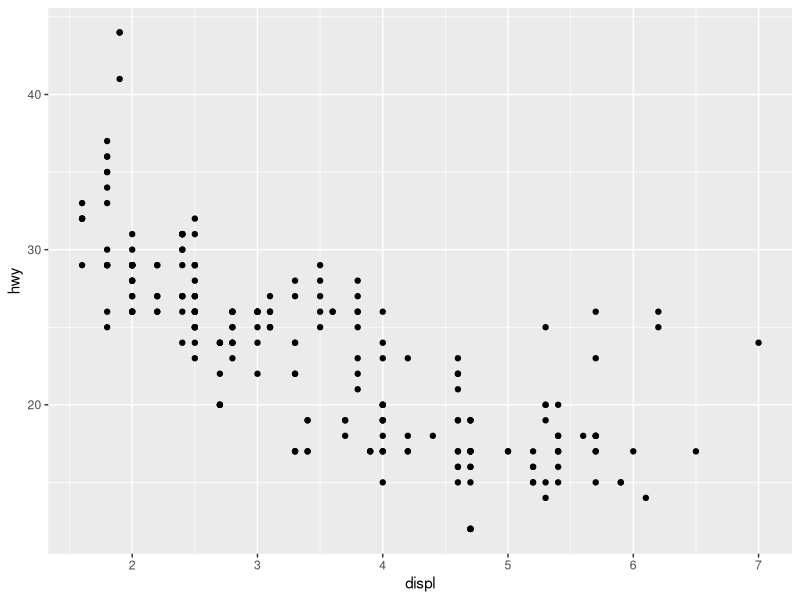
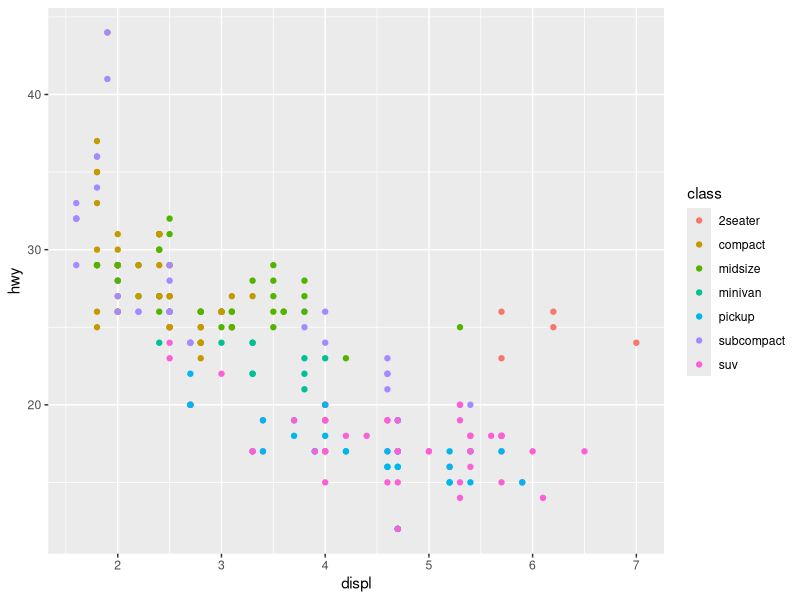
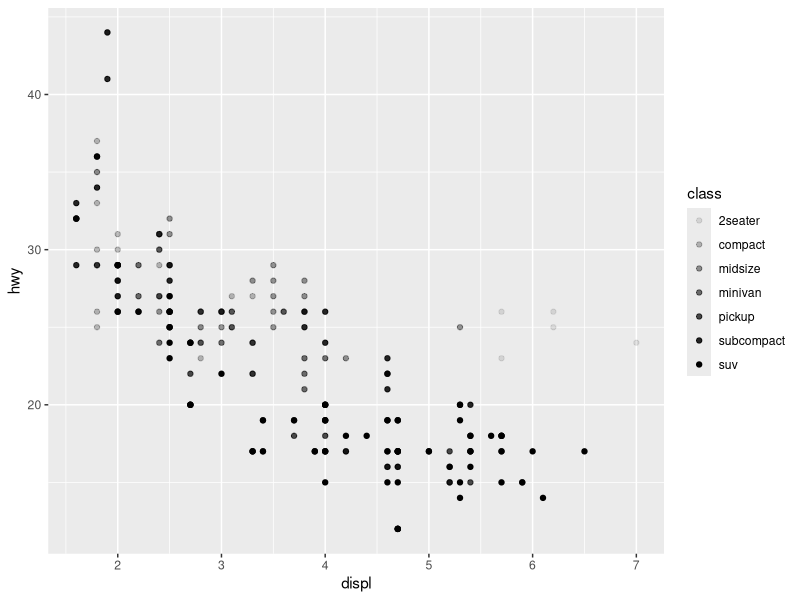
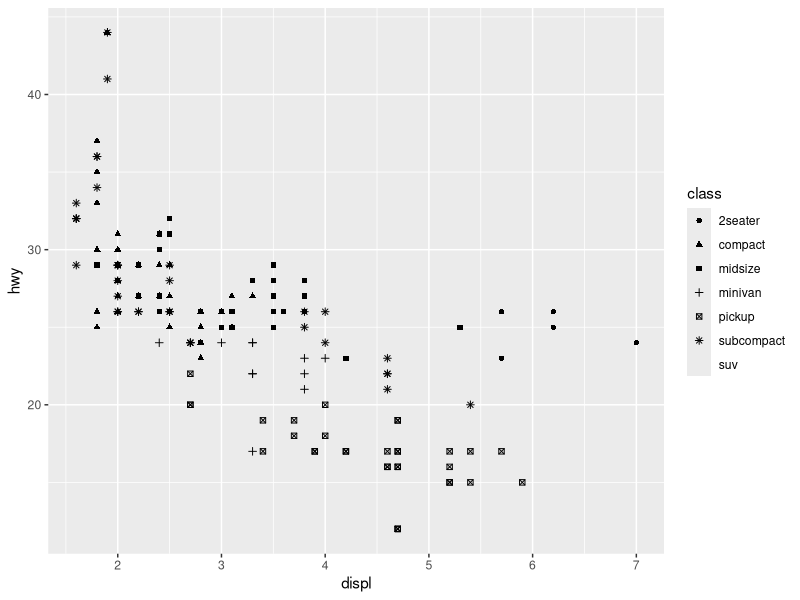
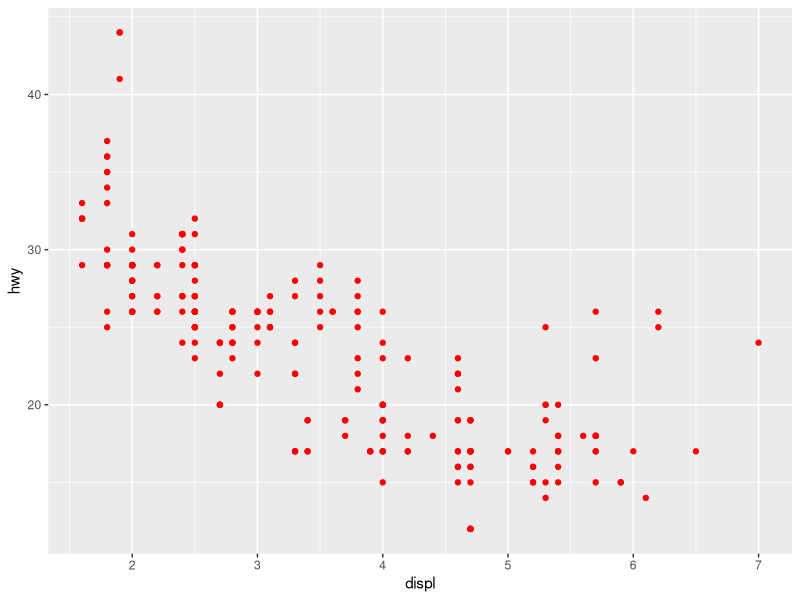
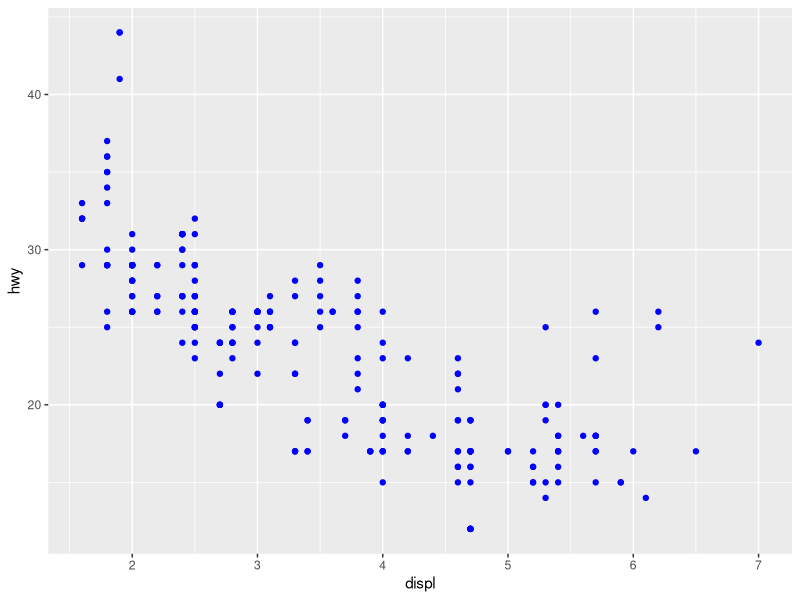
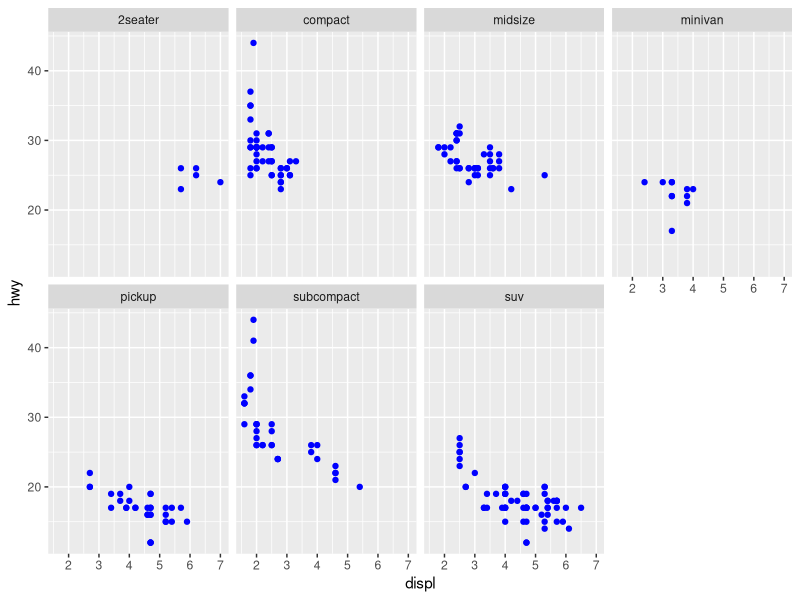
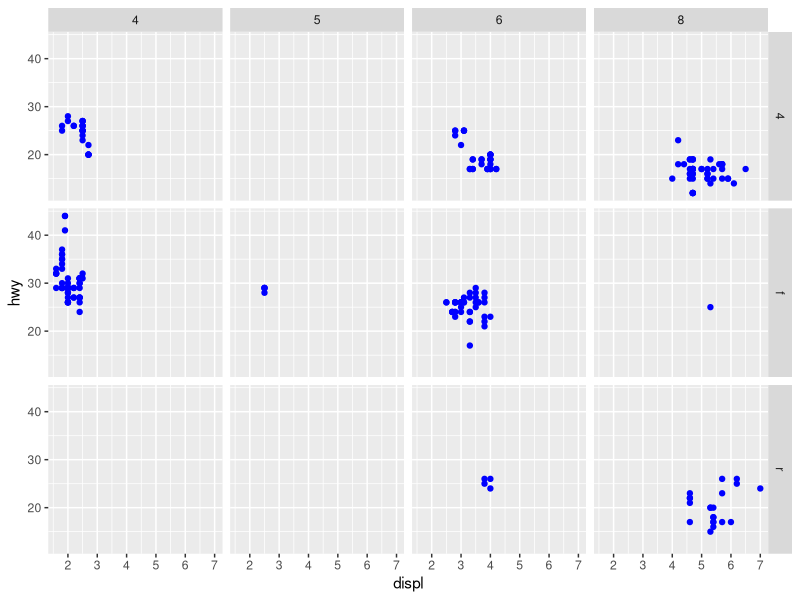

Write R code to recreate these figures, in order.
# carregando pacote

library(tidyverse)
# perguntas que iremos responder

# Carros com motores grandes usam mais combustível do que carros com motores 
# pequenos?
  
# Qual é a relação entre o tamanho do motor e a eficiência de combustível? 
# É positivo? Negativo? Linear? Não linear?

# banco de dados
?mpg

# criando o gráfico
ggplot(data = mpg)+
  geom_point(
    mapping = aes(x = displ, y = hwy))

# mapeamentos estéticos
ggplot(data= mpg)+
  geom_point(
    mapping = aes(x = displ, y = hwy, color = class))

# tamanho dos pontos, com erro, pois a variável class não é ordenada
ggplot(data = mpg)+
  geom_point(
    mapping = aes(x = displ, y = hwy, alpha = class))

# mudando o shape, com erro, pois o ggplot só plota 6 variáveis de uma vez. 
ggplot(data = mpg)+
  geom_point(
    mapping = aes(x = displ, y = hwy, shape = class))

# mudando as cores dos pontos
ggplot(data = mpg)+
  geom_point(
    mapping = aes(x = displ, y = hwy), color = "red")

ggplot(data = mpg)+
  geom_point(
    mapping = aes(x = displ, y = hwy), color = "blue")

# facetas

# facetando o gráfico com 2 variáveis
ggplot(data = mpg)+
  geom_point(mapping = aes(x = displ, y = hwy), color = "blue")+
  facet_wrap(~ class, nrow = 2)

# facetando o gráfico na combinação de duas variáveis
ggplot(data = mpg)+
  geom_point(mapping = aes(x = displ, y = hwy), color = "blue")+
  facet_grid(drv ~ cyl)

# em nível de colunas
ggplot(data = mpg)+
  geom_point(mapping = aes(x = displ, y = hwy), color = "blue")+
  facet_grid(. ~ cyl)

# objetos geométricos
ggplot(data = mpg)+
  geom_smooth(
    mapping = aes(x = displ, y = hwy))
# mudando o tipo de linha e mudando a cor da linha
ggplot(data = mpg)+
  geom_smooth(
    mapping = aes(x = displ, y = hwy, linetype = drv), color = "red")

# adicionando os pontos 
ggplot(data = mpg)+
  geom_smooth(mapping = aes(x = displ, y = hwy, linetype = drv), color = "blue")+
  geom_point(mapping = aes(x = displ, y = hwy))

# mais geoms: https://exts.ggplot2.tidyverse.org/gallery/

# folha de dicas:  http://rstudio.com/resources/cheatsheets

# group para uma variável categórica para desenhar vários objetos.
ggplot(data = mpg)+
  geom_smooth(mapping = aes(x = displ, y = hwy))

# agrupando por drv. É importante lembrar que a cor não é adicionada automáticamente
ggplot(data = mpg)+
  geom_smooth(mapping = aes(x = displ, y = hwy, group = drv))

# adicionando a cor.
ggplot(data = mpg) +
  geom_smooth(
    mapping = aes(x = displ, y = hwy, color = drv),
    show.legend = F
  )


# vários geom no mesmo gráfico
ggplot(data = mpg) + 
  geom_point(mapping = aes(x = displ, y = hwy)) +
  geom_smooth(mapping = aes(x = displ, y = hwy))

# evitando duplicações no código
ggplot(data = mpg, mapping = aes(x = displ, y = hwy))+
  geom_point()+
  geom_smooth()

# adicionando mapeamentos nas camadas
ggplot(data = mpg, mapping = aes(x = displ, y = hwy))+
  geom_point(mapping = aes(color = class))+
  geom_smooth()

# especificando diferentes data
ggplot(data = mpg, mapping = aes(x = displ, y = hwy)) + 
  geom_point(mapping = aes(color = class)) + 
  geom_smooth(data = filter(mpg, class == "subcompact"), se = FALSE)

# Transformações estatísticas

# O gráfico a seguir exibe o número total de diamantes no conjunto de dados diamonds, 
# agrupados por cut.
ggplot(data = diamonds)+
  geom_bar(mapping = aes(x = cut))

# transformando o padrão count para prop
ggplot(data = diamonds) + 
  geom_bar(mapping = aes(x = cut, y = after_stat(prop), group = 1))

# outras mudanças
ggplot(data = diamonds) + 
  stat_summary(
    mapping = aes(x = cut, y = depth),
    fun.min = min,
    fun.max = max,
    fun = median
  )

ggplot(mpg, aes(trans, cty)) +
  geom_point() +
  stat_summary(geom = "point", fun = "mean", colour = "red", size = 4)

# estatísticas que podemos usar
?stat_bin

# Sistemas de coordenadas

# boxplots horizontais
ggplot(data = mpg, mapping = aes(x = class, y = hwy)) + 
  geom_boxplot() +
  coord_flip()

nz <- map_data("nz")

ggplot(nz, aes(long, lat, group = group)) +
  geom_polygon(fill = "white", color = "black")

ggplot(nz, aes(long, lat, group = group)) +
  geom_polygon(fill = "white", color = "black") +
  coord_quickmap()

# estéticas gráfico de barras
bar <- ggplot(data = diamonds) + 
  geom_bar(
    mapping = aes(x = cut, fill = cut), 
    show.legend = FALSE,
    width = 1
  ) + 
  theme(aspect.ratio = 1) +
  labs(x = NULL, y = NULL)

bar + coord_flip()
bar + coord_polar()

# Labels

# título
ggplot(mpg, aes(displ, hwy)) +
  geom_point(aes(color = class)) +
  geom_smooth(se = FALSE) +
  labs(title = "Fuel efficiency generally decreases with engine size")

# título, subtítulo e legenda
ggplot(mpg, aes(displ, hwy)) +
  geom_point(aes(color = class)) +
  geom_smooth(se = FALSE) +
  labs(
    title = "Fuel efficiency generally decreases with engine size",
    subtitle = "Two seaters (sports cars) are an exception because of their light weight",
    caption = "Data from fueleconomy.gov"
  )

# títulos dos eixos
ggplot(mpg, aes(displ, hwy)) +
  geom_point(aes(colour = class)) +
  geom_smooth(se = FALSE) +
  labs(
    x = "Engine displacement (L)",
    y = "Highway fuel economy (mpg)",
    colour = "Car type"
  )
# usando equações matemáticas
df <- tibble(
  x = runif(10),
  y = runif(10)
)
ggplot(df, aes(x, y)) +
  geom_point() +
  labs(
    x = quote(sum(x[i] ^ 2, i == 1, n)),
    y = quote(alpha + beta + frac(delta, theta))
  )

# Escalas

# alterando as escalas padrões
ggplot(mpg, aes(displ, hwy)) +
  geom_point(aes(colour = class)) +
  scale_x_continuous() +
  scale_y_continuous() +
  scale_colour_discrete()

# alterando os valores das escalas
ggplot(mpg, aes(displ, hwy)) +
  geom_point() +
  scale_y_continuous(breaks = seq(15, 40, by = 5))

# tirando os valores das escalas x e y
ggplot(mpg, aes(displ, hwy)) +
  geom_point() +
  scale_x_continuous(labels = NULL) +
  scale_y_continuous(labels = NULL)

# Layout da legenda
# alterando
base <- ggplot(mpg, aes(displ, hwy)) +
  geom_point(aes(colour = class))

# esquerda
base + theme(legend.position = "left")

# no topo
base + theme(legend.position = "top")

# abaixo
base + theme(legend.position = "bottom")

# direita
base + theme(legend.position = "right") 

# Substituindo uma escala
ggplot(diamonds, aes(carat, price)) +
  geom_bin2d()
# transformação log
ggplot(diamonds, aes(carat, price)) +
  geom_bin2d() + 
  scale_x_log10() + 
  scale_y_log10()


# Zoom
ggplot(mpg, mapping = aes(displ, hwy)) +
  geom_point(aes(color = class)) +
  geom_smooth() +
  coord_cartesian(xlim = c(5, 7), ylim = c(10, 30))
# limites em escalas individuais
suv <- mpg %>% filter(class == "suv")
compact <- mpg %>% filter(class == "compact")

ggplot(suv, aes(displ, hwy, colour = drv)) +
  geom_point()
  
# temas; https://github.com/jrnold/ggthemes 
ggplot(mpg, aes(displ, hwy)) +
  geom_point(aes(color = class)) +
  geom_smooth(se = FALSE) +
  theme_bw()

# outros temas
library(ggthemes)
library(gridExtra)

grafico <- ggplot(mpg, aes(displ, hwy, col=factor(cyl))) + geom_point() + 
  geom_smooth(method = "lm", se = F) + ggtitle("Cilindradas, cilindros e Milhas por Galão") + 
  ylab("Milhas por galão") + xlab("Cilindradas")

# Grafico original
grafico

# Tema "The Economist" com respectiva escala de cores
grafico + theme_economist() + scale_color_economist()

# Tema "The Wall Street Journal" com respectiva escala de cores
grafico + theme_wsj() + scale_color_wsj()

# Tema "Excel" com respectiva escala de cores
grafico + theme_excel() + scale_color_excel()

# Tema "fivethirtyeight"
grafico + theme_fivethirtyeight() 

# Tema "highcharts" com respectiva escala de cores
grafico + theme_hc()  + scale_color_hc()

# Tema "Tufte" 
grafico + theme_tufte() 

# Tema "Stata" com respectiva escala de cores
grafico + theme_stata() + scale_color_stata()

# Agrupando gráficos em uma única figura

## Para colocar varios graficos juntos
g1 <- grafico + theme_fivethirtyeight() 
g2 <- grafico + theme_hc() + scale_color_hc()
g3 <- grafico + theme_tufte() 
g4 <- grafico + theme_stata() + scale_color_stata()
grid.arrange(g1, g2, g3, g4)

# Salvando seus gráficos
ggplot(mpg, aes(displ, hwy)) + geom_point()
ggsave("my-plot.pdf")


# Outro ótimo recurso é a galeria de extensões ggplot2 https://exts.ggplot2.tidyverse.org/gallery/melhor lugar para aprender mais é o livro ggplot2: ggplot2: Elegant graphics for data analysis.
